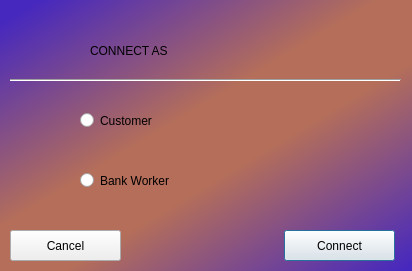
<?xml version="1.0" encoding="UTF-8"?>
<ui version="4.0">
 <class>DialogConnexion</class>
 <widget class="QDialog" name="DialogConnexion">
  <property name="geometry">
   <rect>
    <x>0</x>
    <y>0</y>
    <width>412</width>
    <height>271</height>
   </rect>
  </property>
  <property name="styleSheet">
   <string notr="true">#DialogConnexion
{
background: qlineargradient(spread:reflect, x1:0.0452261, y1:0, x2:0.517588, y2:0.517, stop:0.0502513 rgba(70, 40, 190, 255), stop:0.839196 rgba(180, 110, 90, 255));
}</string>
  </property>
  <widget class="QRadioButton" name="worker">
   <property name="geometry">
    <rect>
     <x>80</x>
     <y>170</y>
     <width>241</width>
     <height>21</height>
    </rect>
   </property>
   <property name="styleSheet">
    <string notr="true">#worker
{
	font: 15pt &quot;Copperplate Gothic Bold&quot;;
}</string>
   </property>
   <property name="text">
    <string>Bank Worker</string>
   </property>
  </widget>
  <widget class="QRadioButton" name="customer">
   <property name="geometry">
    <rect>
     <x>80</x>
     <y>110</y>
     <width>241</width>
     <height>21</height>
    </rect>
   </property>
   <property name="styleSheet">
    <string notr="true">#customer
{
font: 15pt &quot;Copperplate Gothic Bold&quot;;
}</string>
   </property>
   <property name="text">
    <string>Customer</string>
   </property>
  </widget>
  <widget class="Line" name="line">
   <property name="geometry">
    <rect>
     <x>10</x>
     <y>70</y>
     <width>391</width>
     <height>20</height>
    </rect>
   </property>
   <property name="orientation">
    <enum>Qt::Horizontal</enum>
   </property>
  </widget>
  <widget class="QPushButton" name="connect">
   <property name="geometry">
    <rect>
     <x>284</x>
     <y>230</y>
     <width>111</width>
     <height>31</height>
    </rect>
   </property>
   <property name="styleSheet">
    <string notr="true">#connect
{
	
	font: 8.5pt &quot;Batang&quot;;
}</string>
   </property>
   <property name="text">
    <string>Connect</string>
   </property>
  </widget>
  <widget class="QPushButton" name="cancel">
   <property name="geometry">
    <rect>
     <x>10</x>
     <y>230</y>
     <width>111</width>
     <height>31</height>
    </rect>
   </property>
   <property name="styleSheet">
    <string notr="true">#cancel
{
	font: 8.5pt &quot;Batang&quot;;
}</string>
   </property>
   <property name="text">
    <string>Cancel</string>
   </property>
  </widget>
  <widget class="QLabel" name="label">
   <property name="geometry">
    <rect>
     <x>90</x>
     <y>30</y>
     <width>221</width>
     <height>41</height>
    </rect>
   </property>
   <property name="styleSheet">
    <string notr="true">font: 16pt &quot;Segoe Print&quot;;</string>
   </property>
   <property name="text">
    <string>CONNECT AS</string>
   </property>
  </widget>
 </widget>
 <resources/>
 <connections>
  <connection>
   <sender>cancel</sender>
   <signal>clicked()</signal>
   <receiver>DialogConnexion</receiver>
   <slot>close()</slot>
   <hints>
    <hint type="sourcelabel">
     <x>65</x>
     <y>142</y>
    </hint>
    <hint type="destinationlabel">
     <x>115</x>
     <y>153</y>
    </hint>
   </hints>
  </connection>
 </connections>
</ui>
